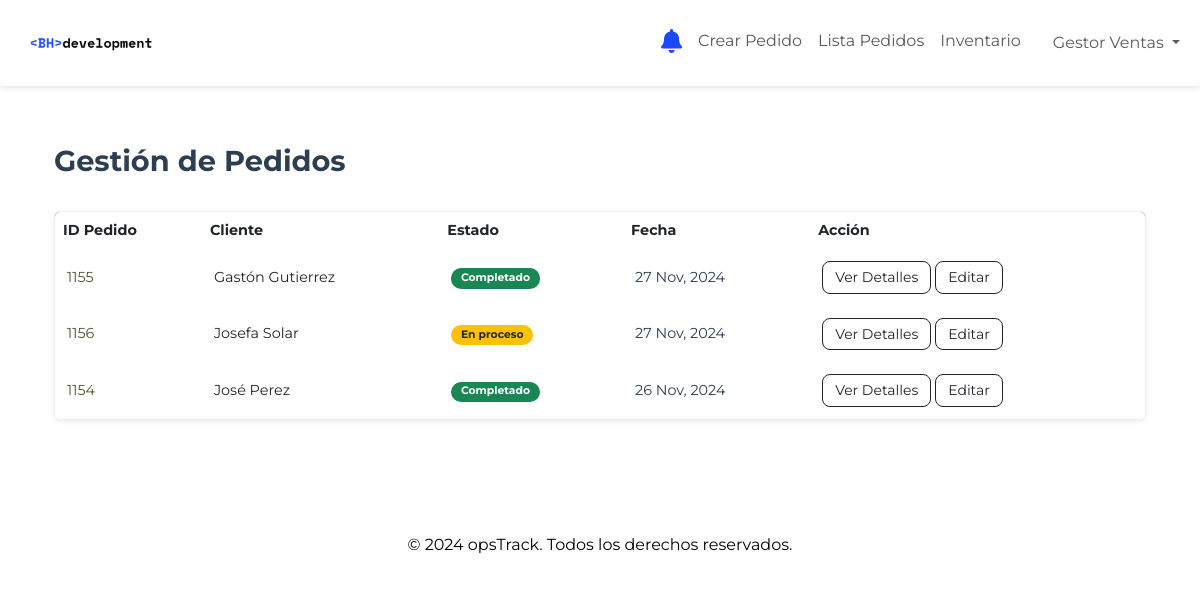
The app's page /produccion/pedidos/ (signed in) with its own data.
### produccion/models.py (models this page shows, shortened)
class User(AbstractUser):
    ADMINISTRADOR = 'ADMIN'
    OPERARIO_PRODUCCION = 'PRODUCCION'
    ENCARGADO_CALIDAD = 'CALIDAD'
    OPERARIO_LOGISTICA = 'LOGISTICA'
    ENCARGADO_VENTAS = 'VENTAS'
    SIN_ASIGNAR = 'SASIGNAR'
    ROLE_CHOICES = [
        (ADMINISTRADOR, 'Administrador'),
        (OPERARIO_PRODUCCION, 'Operario de Producción'),
        (ENCARGADO_CALIDAD, 'Encargado de Calidad'),
        (OPERARIO_LOGISTICA, 'Operario de Logística'),
        (ENCARGADO_VENTAS, 'Encargado de Ventas'),
        (SIN_ASIGNAR, 'Sin Asignar')
    ]
    role = models.CharField(max_length=20, choices=ROLE_CHOICES, default=SIN_ASIGNAR)

class Pedido(models.Model):
    fecha_pedido = models.DateField(auto_now_add=True)
    cliente = models.ForeignKey(Cliente, on_delete=models.CASCADE)
    estado_pedido = models.CharField(
        max_length=20,
        choices=[('Pendiente', 'Pendiente'), ('En proceso', 'En proceso'), ('Completado', 'Completado')],
        default='Pendiente',
    )
    realizado_por = models.ForeignKey(settings.AUTH_USER_MODEL, null=True, blank=True, on_delete=models.SET_NULL)

class Cliente(models.Model):
    nombre_cliente = models.CharField(max_length=255)
    direccion = models.CharField(max_length=255)
    telefono = models.CharField(max_length=20, blank=True, null=True)
    email = models.EmailField(blank=True, null=True)

### produccion/views.py (the view)
# urls.py: path('pedidos/', views.ListaPedidosView.as_view(), name='lista_pedidos'),
class ListaPedidosView(LoginRequiredMixin, ListView):
    template_name = 'produccion/lista_pedidos.html'
    context_object_name = 'items'
    paginate_by = 10  # Número de elementos por página
    def get_queryset(self):
        user_role = self.request.user.role
        if user_role in [User.ENCARGADO_VENTAS, User.ADMINISTRADOR]:
            return Pedido.objects.all().order_by('-fecha_pedido')
        else:
            return Pedido.objects.none()
    def get_context_data(self, **kwargs):
        context = super().get_context_data(**kwargs)
        paginator = Paginator(self.get_queryset(), self.paginate_by)
        page_number = self.request.GET.get('page')
        page_obj = paginator.get_page(page_number)
        context['page_obj'] = page_obj
        context['is_paginated'] = page_obj.has_other_pages()
        return context

### produccion/templates/produccion/lista_pedidos.html (shortened to what this page needs)
{% extends "produccion/base.html" %}
{% block content %}
<div class="container my-5">
    <div class="d-flex justify-content-between align-items-center mb-4">
        <h2 class="fw-bold" style="color: #2C3E50; font-size: 1.8rem;">Gestión de Pedidos</h2>
    </div>
    <div class="table-responsive rounded shadow-sm" style="background-color: rgba(255, 255, 255, 0.9); border: 1px solid rgba(84, 88, 47, 0.1);">
        <table class="table table-borderless align-middle mb-0" style="font-size: 0.9rem;">
            <thead style="background-color: #2C3E50; color: #ffffff;">
                <tr>
                    <th>ID Pedido</th>
                    <th>Cliente</th>
                    <th>Estado</th>
                    <th>Fecha</th>
                    <th>Acción</th>
                </tr>
            </thead>
            <tbody>
                {% for item in page_obj %}
                <tr style="transition: background-color 0.3s; border-radius: 5px;">
                    <td style="padding: 0.75rem; color: rgba(39, 43, 0, 0.8);">{{ item.id }}</td>
                    <td style="padding: 0.75rem; color: r#2C3E50;">{{ item.cliente.nombre_cliente }}</td>
                    <td style="padding: 0.75rem;">
                        <span class="badge {% if item.estado_pedido == 'Completado' %}bg-success{% elif item.estado_pedido == 'En proceso' %}bg-warning text-dark{% else %}bg-secondary{% endif %}" style="padding: 0.3rem 0.6rem; border-radius: 10px;">
                            {{ item.estado_pedido }}
                        </span>
                    </td>
                    <td style="padding: 0.75rem; color: #2C3E50;">{{ item.fecha_pedido|date:"d M, Y" }}</td>
                    <td style="padding: 0.75rem;">
                        <a href="{% url 'produccion:detalle_pedido' item.id %}" class="btn btn-outline-dark btn-sm" style="padding: 0.3rem 0.75rem; border-radius: 8px;">
                            Ver Detalles
                        </a>
                        <a href="{% url 'produccion:editar_pedido' item.id %}" class="btn btn-outline-dark btn-sm" style="padding: 0.3rem 0.75rem; border-radius: 8px;">
                            Editar
                        </a>
                    </td>
                </tr>
                {% endfor %}
            </tbody>
        </table>
    </div>
</div>
{% endblock %}

### produccion/templates/produccion/base.html (shortened to what this page needs)
<!DOCTYPE html>
<html lang="en">
<head>
    {% load static %}
    <link href="https://cdn.jsdelivr.net/npm/bootstrap@5.3.0/dist/css/bootstrap.min.css" rel="stylesheet">
    <link rel="stylesheet" href="https://cdnjs.cloudflare.com/ajax/libs/font-awesome/5.15.1/css/all.min.css">
</head>
<body>
    <nav class="navbar navbar-expand-lg navbar-light fixed-top">
        <div class="container-fluid">
            <a class="navbar-brand" href="{% url 'produccion:dashboard_ventas' %}">
                <img src="{% static 'img/bh-logo.png' %}" alt="Logo" style="height: 60px;">
            </a>
            <div class="collapse navbar-collapse" id="navbarNav">
                <ul class="navbar-nav ms-auto">
                    {% if user.is_authenticated %}
                        <li class="nav-item dropdown notification-bell {% if notifications %}has-notifications{% endif %}">
                            <a class="nav-link" href="#" id="notificationDropdown" role="button" data-bs-toggle="dropdown" aria-expanded="false">
                                <i class="fas fa-bell" style="color: #1a48fe; font-size: 1.5rem;"></i>
                            </a>
                        </li>
                        {% if user.role == "VENTAS" %}
                            <li class="nav-item">
                                <a class="nav-link" href="{% url 'produccion:crear_pedido' %}">Crear Pedido</a>
                            </li>
                            <li class="nav-item">
                                <a class="nav-link" href="{% url 'produccion:lista_pedidos' %}">Lista Pedidos</a>
                            </li>
                            <li class="nav-item">
                                <a class="nav-link" href="{% url 'produccion:gestionar_inventario' %}">Inventario</a>
                            </li>
                        {% elif user.role == "ADMIN" %}
                            <li class="nav-item">
                                <a class="nav-link" href="{% url 'produccion:gestion_usuarios' %}">Gestión Usuarios</a>
                            </li>
                        {% elif user.role == "PRODUCCION" %}
                        <li class="nav-item">
                            <a class="nav-link" href="{% url 'produccion:dashboard_produccion' %}">Dashboard</a>
                        </li>
                        {% elif user.role == "LOGISTICA" %}
                        <li class="nav-item">
                            <a class="nav-link" href="{% url 'produccion:dashboard_logistica' %}">Dashboard</a>
                        </li>
                        {% elif user.role == "CALIDAD" %}
                        <li class="nav-item">
                            <a class="nav-link" href="{% url 'produccion:dashboard_calidad' %}">Dashboard</a>
                        </li>
                        {% endif %}
                    {% endif %}
                </ul>
                {% if user.is_authenticated %}
                    <ul class="navbar-nav ms-3">
                        <li class="nav-item dropdown">
                            <a class="nav-link dropdown-toggle" href="#" id="userDropdown" role="button" data-bs-toggle="dropdown" aria-expanded="false">
                                {{ user.get_full_name }}
                            </a>
                        </li>
                    </ul>
                {% else %}
                    <ul class="navbar-nav ms-3">
                        <li class="nav-item">
                            <a class="nav-link" href="{% url 'account_login' %}">Login</a>
                        </li>
                    </ul>
                {% endif %}
            </div>
        </div>
    </nav>
    <main class="container my-5 pt-5">
        <div class="content-wrapper">
            {% block content %}
            {% endblock %}
        </div>
    </main>
    <footer class="footer">
        <div class="container">
            <p>© 2024 opsTrack. Todos los derechos reservados.</p>
        </div>
    </footer>
</body>
</html>

### produccion/templates/produccion/base.html (style rules this page uses)
body { font-family: 'Montserrat', sans-serif; display: flex; flex-direction: column; min-height: 100vh; }
.navbar { background-color: white; box-shadow: 0 2px 5px rgba(0, 0, 0, 0.1); }
.notification-bell { position: relative; }
.footer { background-color: white; color: black; border-top: 1px solid rgba(255, 255, 255, 0.1); text-align: center; padding: 1rem 0; }

### records on screen
User: get_full_name "Gestor Ventas"
Pedido: id "1155", cliente.nombre_cliente "Gastón Gutierrez", estado_pedido "Completado", fecha_pedido "27 Nov, 2024"
Pedido: id "1156", cliente.nombre_cliente "Josefa Solar", estado_pedido "En proceso", fecha_pedido "27 Nov, 2024"
Pedido: id "1154", cliente.nombre_cliente "José Perez", estado_pedido "Completado", fecha_pedido "26 Nov, 2024"
